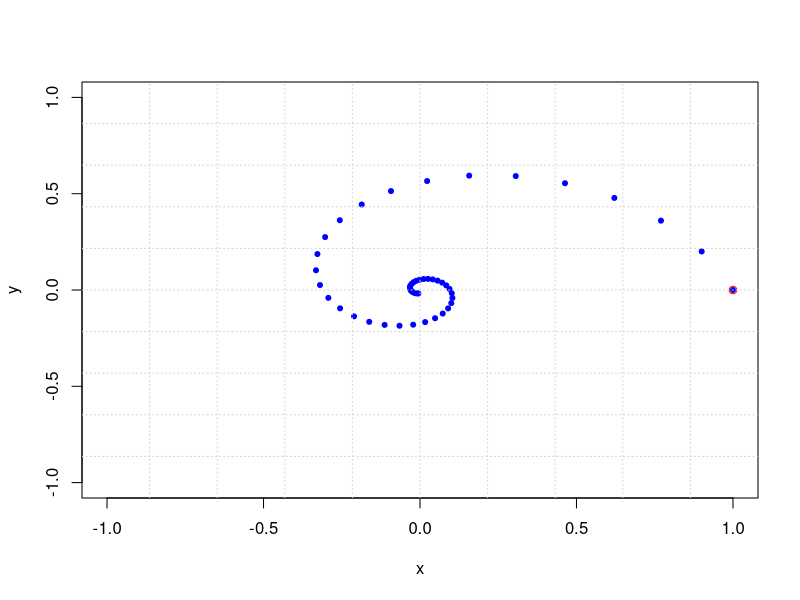
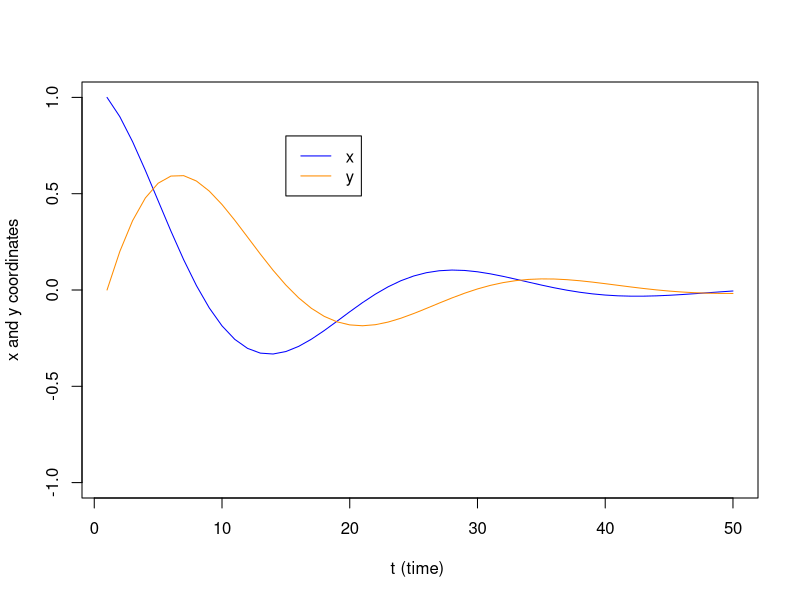
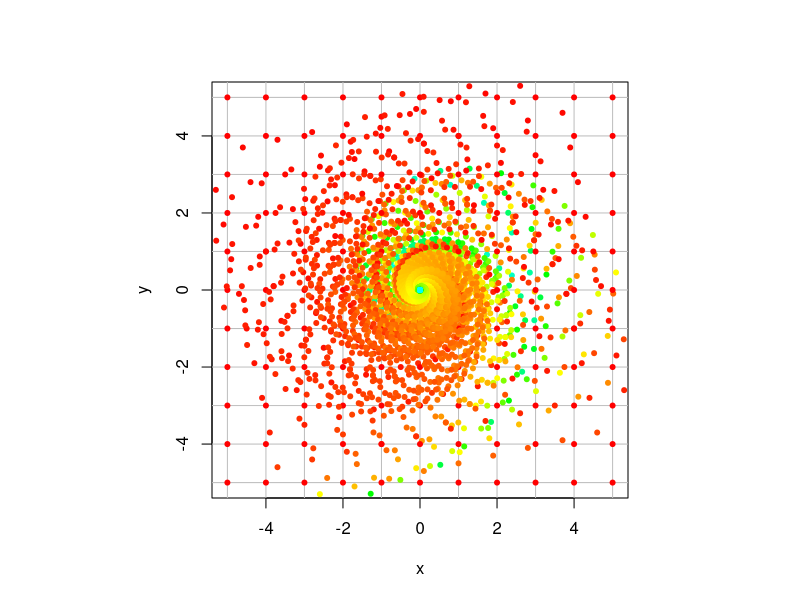
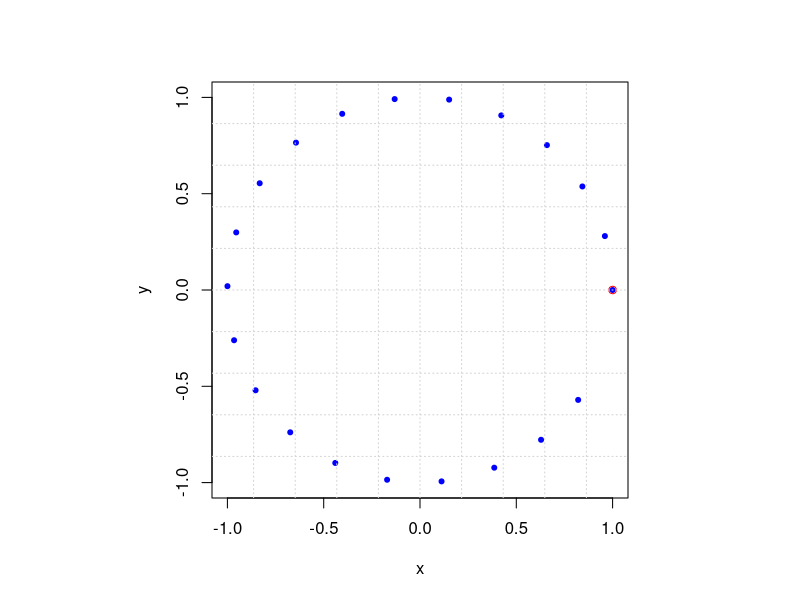
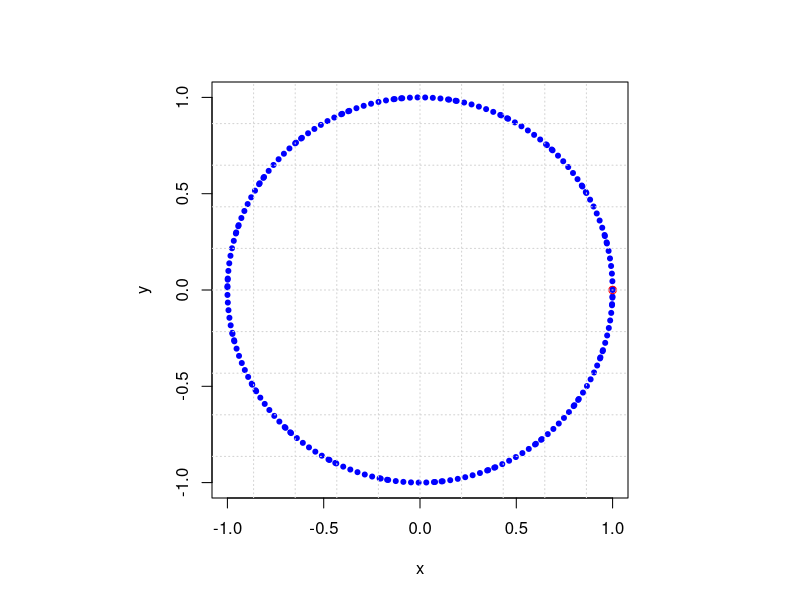
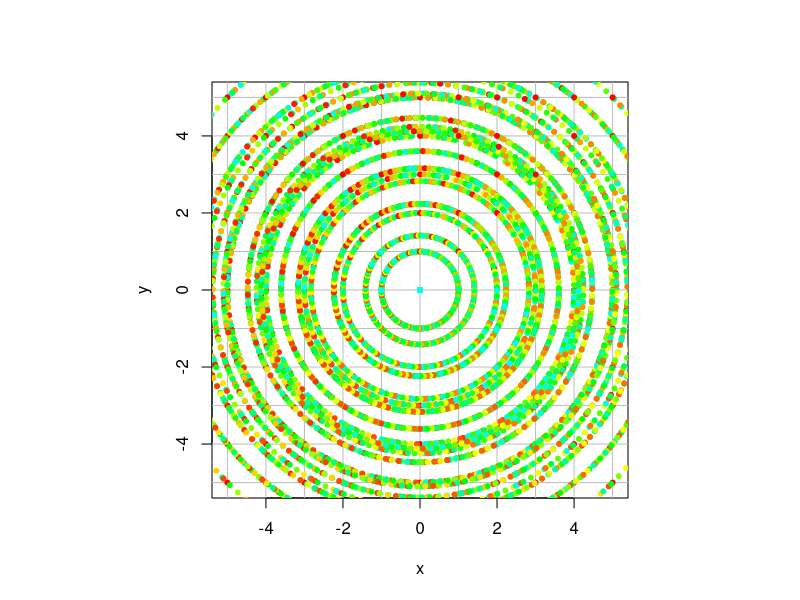
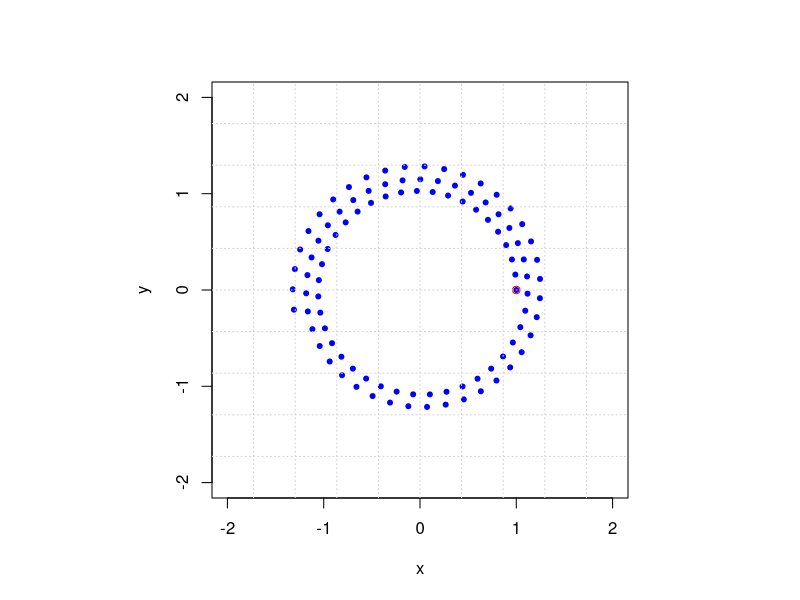
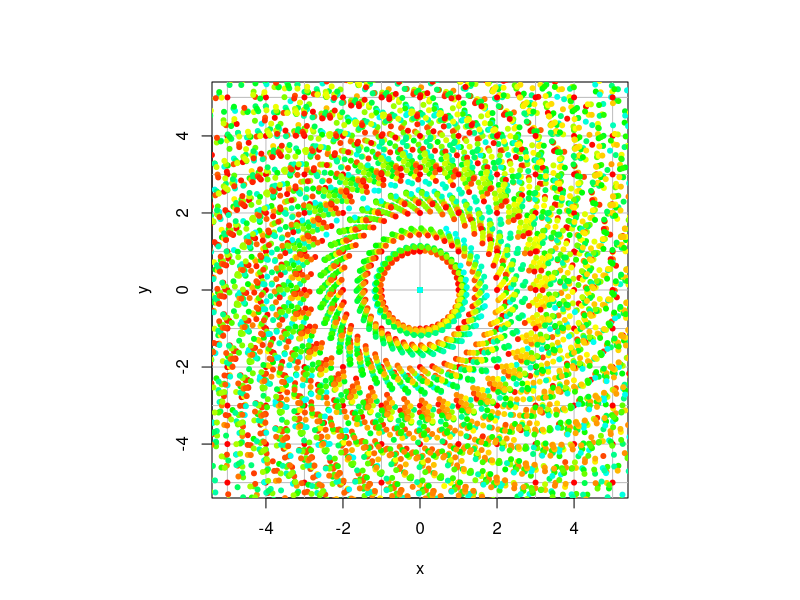

Write R code to recreate these figures, in order.
## ---- chunk 1
(M = cbind(c(.85,.09,.06),c(.30,.60,.10),c(.35,.05,.60)))
eigen(M)
## ---- chunk 2
vecs = eigen(M)$vectors
v = Re(vecs[,1])
u = Re(vecs[,2])
w = Im(vecs[,2])
P = cbind(v,w,u)
zapsmall(solve(P) %*% M %*% P)
## ---- chunk 3
(A = cbind(c(.9,.2),c(-.2,.9)))
## ---- chunk 4
eigen(A)
## ---- chunk 5
vals = eigen(A)$values
v1 = vals[1]
Arg(v1)  # gives the argument, or angle, of a complex number (in radians)
Arg(v1) / (2*pi) * 360 # convert to degrees
## ---- chunk 6
atan(.2/.9)  
## ---- chunk 7
Mod(v1) # gives the length of a complex number
## ---- chunk 8
sqrt(.9^2 + .2^2)  
## ---- chunk 9

N = 50
start = c(1,0)
X = matrix(0,nrow=2,ncol=N)
X[,1] = start
for (i in 2:N) {X[,i] = A %*% X[,i-1]}

plot(X[1,],X[2,],col='blue',xlim=c(-1,1),ylim=c(-1,1),xlab='x',ylab='y',pch=20,cex=1)
points(start[1],start[2],col="red")
grid(nx=10,ny=10)
## ---- chunk 10
t = seq(1,N)
plot(t,X[1,],type='l',col='blue',ylim=c(-1,1),ylab="x and y coordinates",xlab="t (time) ")
lines(t,X[2,],col='darkorange')
legend(15, 0.8, legend=c("x", "y"), col=c("blue", "darkorange"), lty=1)
## ---- chunk 11
get_traj <- function(mat, x0, num) {
  traj = cbind(x0) 
  num
  for (i in 1:num) {
    traj = cbind(traj, mat %*% traj[,dim(traj)[2]])
    traj
  }
  return(traj)
}

plot_traj <- function(mat, x0, num) {
  traj = get_traj(mat,x0,num)
  points(traj[1,],traj[2,], pch=20, col=rainbow(length(traj)))
}

trajectory_plot <- function(mat, t=20, datamax=5, plotmax=10, numpoints=10, showEigenspaces=TRUE) {
  # initialize plot
  par(pty = "s")
  plot(c(0),c(0),type="n",
       xlim=c(-plotmax,plotmax),ylim=c(-plotmax,plotmax),
       xlab='x', ylab='y')
  abline(h=-plotmax:plotmax, v=-plotmax:plotmax, col="gray")
  mygrid <- expand.grid(x=seq(from = -datamax, by = 2*datamax/numpoints, l = numpoints+1),
                      y=seq(from =  -datamax, by = 2*datamax/numpoints, l = numpoints+1))
  for (t in 1:dim(mygrid)[1]) {
    plot_traj(A,c(mygrid[t,1],mygrid[t,2]),t)
  }
  if (showEigenspaces) {
    eigen = eigen(A)
    #mylabel = cat('lambda=', eigen$values[1], 'and lambda=', eigen$values[2])
    #title(xlab=mylabel)
    v1 = zapsmall(eigen$vectors[,1])
    v2 = zapsmall(eigen$vectors[,2])
    if (! class(v1[1]) == "complex") {
      if (v1[1] == 0) {
        abline(v=0)
      } else {
        abline(a=0,b=v1[2]/v1[1], col="blue")
      } 
      
      if (v2[1] == 0) {
        abline(v=0)
      } else {
        abline(a=0,b=v2[2]/v2[1], col="blue")
      }   
    }
    
  }
}
## ---- chunk 12
trajectory_plot(A, t=30, datamax=5, plotmax=5, numpoints=10)
## ---- chunk 13
(A = cbind(c(.96,.28),c(-.28,.96)))
eigen(A)
## ---- chunk 14
vals = eigen(A)$values
v1 = vals[1]
Arg(v1)  # gives the argument, or angle, of a complex number (in radians)
Arg(v1) / (2*pi) * 360 # convert to degrees
Mod(v1)  # gives the length of a complex number
## ---- chunk 15
# plot
N = 21
start = c(1,0)
X = matrix(0,nrow=2,ncol=N)
X[,1] = start
for (i in 2:N) {X[,i] = A %*% X[,i-1]}

plot(X[1,],X[2,],col='blue',xlim=c(-1,1),ylim=c(-1,1),xlab='x',ylab='y',pch=20,cex=1)
points(start[1],start[2],col="red")
grid(nx=10,ny=10)
## ---- chunk 16
# plot
N = 200
start = c(1,0)
X = matrix(0,nrow=2,ncol=N)
X[,1] = start
for (i in 2:N) {X[,i] = A %*% X[,i-1]}

plot(X[1,],X[2,],col='blue',xlim=c(-1,1),ylim=c(-1,1),xlab='x',ylab='y',pch=20,cex=1)
points(start[1],start[2],col="red")
grid(nx=10,ny=10)
## ---- chunk 17
trajectory_plot(A, t=30, datamax=5, plotmax=5, numpoints=10)
## ---- chunk 18
(A = cbind(c(.99,.16),c(-.16,.99)))
eigen(A)
vals = eigen(A)$values
v1 = vals[1]
Arg(v1) / (2*pi) * 360 # convert to degrees
Mod(v1)  # gives the length of a complex number
## ---- chunk 19
# plot
N = 100
start = c(1,0)
X = matrix(0,nrow=2,ncol=N)
X[,1] = start
for (i in 2:N) {X[,i] = A %*% X[,i-1]}

plot(X[1,],X[2,],col='blue',xlim=c(-2,2),ylim=c(-2,2),xlab='x',ylab='y',pch=20,cex=1)
points(start[1],start[2],col="red")
grid(nx=10,ny=10)
## ---- chunk 20
trajectory_plot(A, t=100, datamax=5, plotmax=5, numpoints=10)
## ---- chunk 21
(A = cbind(c(1.19,0.29),c(-.38,.78)))
eigen(A)
## ---- chunk 22
vals = eigen(A)$values
v1 = vals[1]
Arg(v1) / (2*pi) * 360 # convert to degrees
Mod(v1)  # gives the length of a complex number
## ---- chunk 23
A = cbind(c(1.19,0.29),c(-.38,.78))
vecs = eigen(A)$vectors
u = Re(vecs[,1])
w = Im(vecs[,1])
N = 50
start = c(1,0)
X = matrix(0,nrow=2,ncol=N)
X[,1] = start
for (i in 2:N) {X[,i] = A %*% X[,i-1]}

plot(X[1,],X[2,],col='blue',xlim=c(-3,3),ylim=c(-3,3),xlab='x',ylab='y',pch=20,cex=1)
points(start[1],start[2],col="red")
lines(c(10*u[1],-10*u[1]),c(10*u[2],-10*u[2]),col="purple")
lines(c(10*w[1],-10*w[1]),c(10*w[2],-10*w[2]),col="purple")
grid(nx=10,ny=10)
## ---- chunk 24
t = seq(1,N)
plot(t,X[1,],type='l',col='blue',ylim=c(-3,3),ylab="x and y coordinates",xlab="t (time) ")
lines(t,X[2,],col='darkorange')
legend(12, 2.5, legend=c("x", "y"), col=c("blue", "darkorange"), lty=1)
## ---- chunk 25
vecs = eigen(A)$vectors
P = cbind(Im(vecs[,1]),Re(vecs[,2]))
P
solve(P) %*% A %*% P
## ---- chunk 26
(A = cbind(c(.9,.2),c(-.2,.9)))
(vals=eigen(A)$values)
Mod(vals)
Arg(vals)/(2*pi)*360
## ---- chunk 27
vecs = eigen(A)$vectors
u = Re(vecs[,1])
w = Im(vecs[,1])
N = 50
start = c(1,0)
X = matrix(0,nrow=2,ncol=N)
X[,1] = start
for (i in 2:N) {X[,i] = A %*% X[,i-1]}

plot(X[1,],X[2,],col='blue',xlim=c(-1,1),ylim=c(-1,1),xlab='x',ylab='y',pch=20,cex=1)
points(start[1],start[2],col="red")
lines(c(10*u[1],-10*u[1]),c(10*u[2],-10*u[2]),col="purple")
lines(c(10*w[1],-10*w[1]),c(10*w[2],-10*w[2]),col="purple")
grid(nx=10,ny=10)
## ---- chunk 28
(A = cbind(c(1.19,.29),c(-.38,.78)))
(vals=eigen(A)$values)
Mod(vals)
Arg(vals)/(2*pi)*360
## ---- chunk 29
vecs = eigen(A)$vectors
u = Re(vecs[,1])
w = Im(vecs[,1])
N = 50
start = c(1,0)
X = matrix(0,nrow=2,ncol=N)
X[,1] = start
for (i in 2:N) {X[,i] = A %*% X[,i-1]}

plot(X[1,],X[2,],col='blue',xlim=c(-3,3),ylim=c(-3,3),xlab='x',ylab='y',pch=20,cex=1)
points(start[1],start[2],col="red")
lines(c(10*u[1],-10*u[1]),c(10*u[2],-10*u[2]),col="purple")
lines(c(10*w[1],-10*w[1]),c(10*w[2],-10*w[2]),col="purple")
grid(nx=10,ny=10)
## ---- chunk 30
(A = cbind(c(1,1),c(-1,2)))
eigen(A)
vals=eigen(A)$values
Mod(vals)
Arg(vals)/(2*pi)*360
## ---- chunk 31
vecs = eigen(A)$vectors
u = Re(vecs[,1])
w = Im(vecs[,1])
N = 50
start = c(1,0)
X = matrix(0,nrow=2,ncol=N)
X[,1] = start
for (i in 2:N) {X[,i] = A %*% X[,i-1]}

plot(X[1,],X[2,],col='blue',xlim=c(-30,30),ylim=c(-30,30),xlab='x',ylab='y',pch=20,cex=1)
points(start[1],start[2],col="red")
lines(c(100*u[1],-100*u[1]),c(100*u[2],-100*u[2]),col="purple")
lines(c(100*w[1],-100*w[1]),c(100*w[2],-100*w[2]),col="purple")
grid(nx=10,ny=10)
